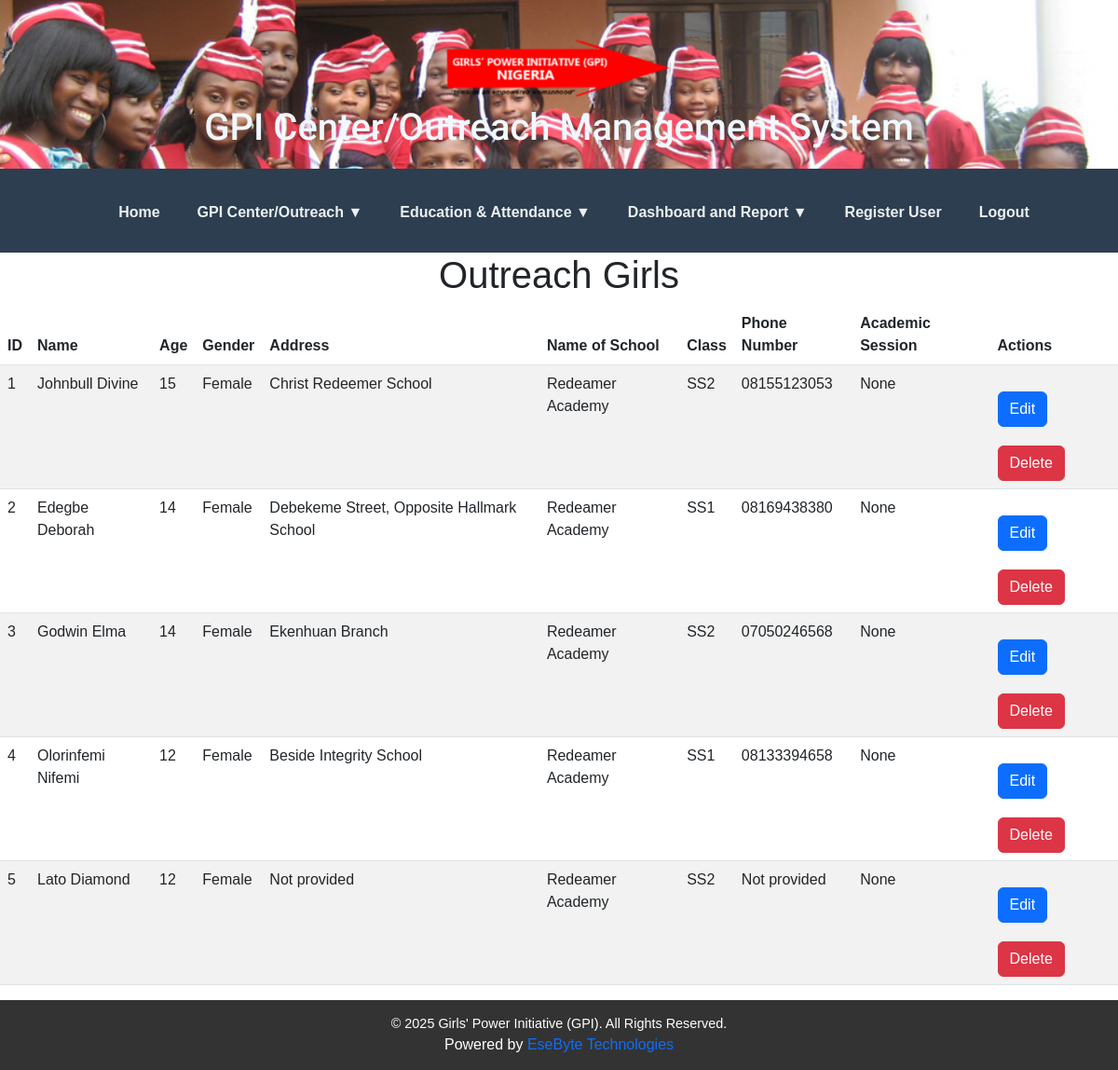
The app's page /outreach_girls (signed in) with its own data.
### models.py (models this page shows)
class Student(db.Model):
    id = db.Column(db.Integer, primary_key=True)
    name = db.Column(db.String(100), nullable=False)
    sex = db.Column(db.String(10))
    age = db.Column(db.Integer)
    school_id = db.Column(db.Integer, db.ForeignKey('school.id'), nullable=True)  # Nullable for center students
    program_type = db.Column(db.Enum(ProgramType), nullable=False)  # Distinguish Outreach vs Center
    student_class = db.Column(db.String(50), nullable=True)  # e.g., JSS1, JSS2
    academic_session = db.Column(db.String(20), nullable=True)  # Outreach only
    term = db.Column(db.String(20), nullable=True)  # First, Second, Third Term (Outreach only)
    center_year = db.Column(db.Integer, nullable=True)  # Year 1, 2, 3 (Center only)
    center_class = db.Column(db.String(50), nullable=True)  # e.g., Pearl, Diamond, Oasis (Center only)
    address = db.Column(db.String(255))
    phone = db.Column(db.String(20))
    father_name = db.Column(db.String(100))
    father_occupation = db.Column(db.String(100))
    father_phone = db.Column(db.String(20))
    mother_name = db.Column(db.String(100))
    mother_occupation = db.Column(db.String(100))
    mother_phone = db.Column(db.String(20))
    introduced_by = db.Column(db.String(100))
    is_graduating = db.Column(db.Boolean, default=False)
    consent = db.Column(db.Boolean, default=False)
    assessments = db.relationship('Assessment', backref=db.backref('student_ref', lazy=True), cascade='all, delete-orphan')
    attendance_records = db.relationship('Attendance', backref=db.backref('student_ref', lazy=True), cascade='all, delete-orphan')

class School(db.Model):
    id = db.Column(db.Integer, primary_key=True)
    name = db.Column(db.String(100), nullable=False)
    address = db.Column(db.String(255))
    phone = db.Column(db.String(20))
    facilitators = db.relationship('Facilitator', backref='school', lazy=True)
    students = db.relationship('Student', backref='school', lazy=True)

### views.py (the view)
@auth.route('/outreach_girls')
def outreach_girls():
    all_students = Student.query.filter_by(program_type='SCHOOL_OUTREACH').all()
    return render_template('outreach_girls.html', outreach_students=all_students)

### app.py (called while the page is built)
@login_manager.user_loader
def load_user(user_id):
    return User.query.get(int(user_id))

### templates/outreach_girls.html
{% extends "base.html" %}
{% block content %}
<h1>Outreach Girls</h1>
<div class="table-responsive">
    <table class="table table-striped">
        <thead>
            <tr>
                <th>ID</th>
                <th>Name</th>
                <th>Age</th>
                <th>Gender</th>
                <th>Address</th>
                <th>Name of School</th>
                <th>Class</th>
                <th>Phone Number</th>
                <th>Academic Session</th>
                <th>Actions</th>
            </tr>
        </thead>
        <tbody>
            {% for students in outreach_students %}
            <tr>
                <td>{{ students.id }}</td>
                <td>{{ students.name }}</td>
                <td>{{ students.age }}</td>
                <td>{{ students.sex }}</td>
                <td>{{ students.address }}</td>
                <td>{{ students.school.name }}</td>
                <td>{{ students.student_class }}</td>
                <td>{{ students.phone }}</td>
                <td>{{ students.academic_session }}</td>
                <td>
                    <a href="{{ url_for('auth.edit_student', id=students.id) }}" class="btn btn-primary">Edit</a>
                    <a href="{{ url_for('auth.delete_student', id=students.id) }}" class="btn btn-danger">Delete</a>
                </td>
            </tr>
            {% endfor %}
        </tbody>
    </table>
</div>
{% endblock %}

### static/css/style.css (style rules this page uses)
html, body { height: 100%; margin: 0; padding: 0; display: flex; flex-direction: column; }
body { font-family: 'Roboto', sans-serif; background-color: #f4f4f9; color: #333; line-height: 1.6; flex: 1; }
* { box-sizing: border-box; font-family: Arial, sans-serif; }
h1 { text-align: center; margin-bottom: 15px; }
a { display: block; text-align: center; margin-top: 20px; }

### records on screen
Student: id "1", name "Johnbull Divine", age "15", sex "Female", address "Christ Redeemer School", school.name "Redeamer Academy", student_class "SS2", phone "08155123053", academic_session "None"
Student: id "2", name "Edegbe Deborah", age "14", sex "Female", address "Debekeme Street, Opposite Hallmark School", school.name "Redeamer Academy", student_class "SS1", phone "08169438380", academic_session "None"
Student: id "3", name "Godwin Elma", age "14", sex "Female", address "Ekenhuan Branch", school.name "Redeamer Academy", student_class "SS2", phone "07050246568", academic_session "None"
Student: id "4", name "Olorinfemi Nifemi", age "12", sex "Female", address "Beside Integrity School", school.name "Redeamer Academy", student_class "SS1", phone "08133394658", academic_session "None"
Student: id "5", name "Lato Diamond", age "12", sex "Female", address "Not provided", school.name "Redeamer Academy", student_class "SS2", phone "Not provided", academic_session "None"
